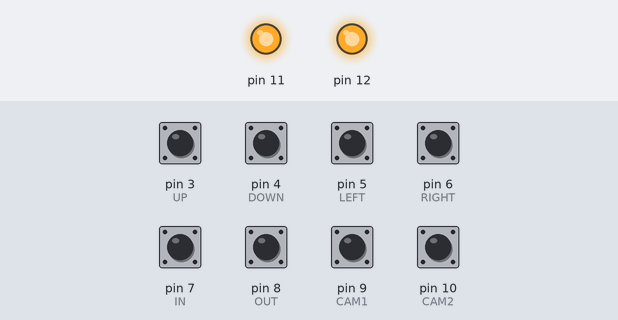
Bench run of a sketch on a simulated Arduino Uno, built with avr-gcc and run on an emulated ATmega328P. Parts: output pins drawn as LEDs (lit = HIGH). Dashed ring = blinking. The test bench sets the inputs (shaded band); at power-on: pin 3 (UP), pin 4 (DOWN), pin 5 (LEFT), pin 6 (RIGHT), pin 7 (IN), pin 8 (OUT), pin 9 (CAM1), pin 10 (CAM2) HIGH. What the sketch prints to the serial monitor is not drawn.

Above: at 3.2 s.
3.3 s: pin 9 (CAM1) pulled LOW for 1 s
At 3.65 s:
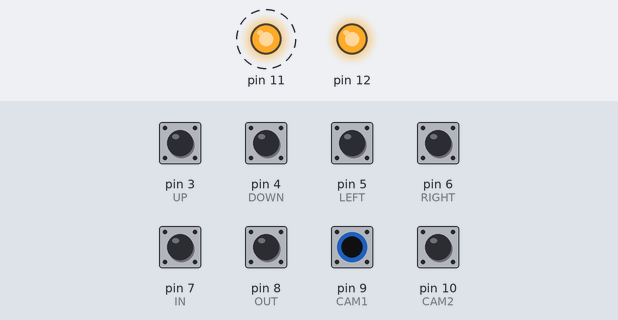
5.8 s: pin 10 (CAM2) pulled LOW for 0.15 s
At 6.3 s:
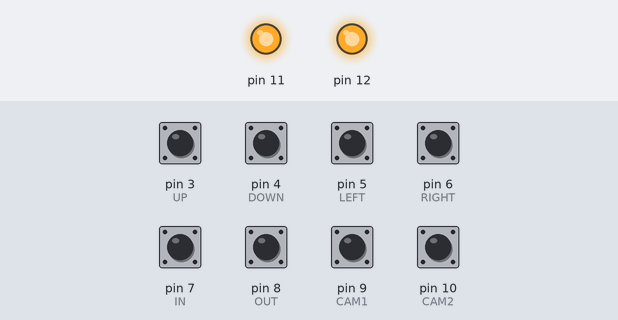
Timing chart, 0 to 8.8 s (numbered marks = the images above; inputs shaded):
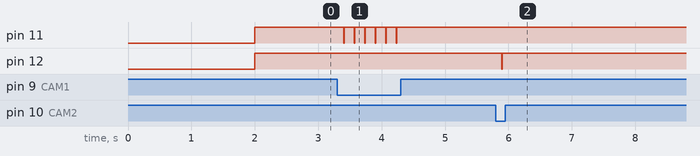

Measured:
- after the input at 3.3 s, pin 11: alternates HIGH for 0.16 s and LOW for 0.01 s, 12 changes in all, then stays HIGH, starting after 0.10 s
- after the input at 5.8 s, pin 12: HIGH → LOW after 0.10 s, → HIGH 0.01 s later

The sketch:

wolfcam.ino
```cpp
/* Flash pin 13 10 times and toggle a latching relay on pins 11 and 12 */

// DEFINE DEBUG to produce readable (ASCII) command strings
//#define DEBUG 1

// For UP...CAM2, the constants correspond to Arduino inputs

#define STOP	0
#define UNDEF1	1
#define UNDEF2	2

#define UP	3   // Input pin D3
#define DOWN	4
#define LEFT	5
#define RIGHT	6
#define IN	7
#define OUT	8
#define CAM1	9
#define CAM2	10  // Input pin D10

#define CAM        0  // Location of cameraID in command string
#define PAN_SPEED  3  // Pan Speed byte
#define TILT_SPEED 4  // Tilt speed byte

int lastCommand = -1;
int relayState  = 0;
int speed[2]    =  { 0x20, 0x20 } ;

#ifdef DEBUG
byte pelco_stop[5]  = "czsss";
byte pelco_right[5] = "czrss";
byte pelco_left[5]  = "czlss";
byte pelco_up[5]    = "czuss";
byte pelco_down[5]  = "czdss";
byte pelco_in[5]    = "cziss";
byte pelco_out[5]   = "czoss";
#else
byte pelco_stop[5]  = { 0x01, 0x00, 0x00, 0x20, 0x20 };
byte pelco_right[5] = { 0x01, 0x00, 0x02, 0x20, 0x20 };
byte pelco_left[5]  = { 0x01, 0x00, 0x04, 0x20, 0x20 };
byte pelco_up[5]    = { 0x01, 0x00, 0x08, 0x20, 0x20 };
byte pelco_down[5]  = { 0x01, 0x00, 0x10, 0x20, 0x20 };
byte pelco_in[5]    = { 0x01, 0x00, 0x20, 0x20, 0x20 };
byte pelco_out[5]   = { 0x01, 0x00, 0x40, 0x20, 0x20 };
#endif

byte *msg[9] =	{
	pelco_stop,
	pelco_stop,  // spare
	pelco_stop,  // spare
	pelco_up,
	pelco_down,
	pelco_left,
	pelco_right,
	pelco_in,
	pelco_out
};

void setup()
{
        delay(2000);
	Serial.begin(2400, SERIAL_8N1); /* default */
#ifdef DEBUG
        Serial.print("hello, world.\n");
#endif
	for (int i = 3; i < 11; i++ ) {
		pinMode(i, INPUT);
		digitalWrite(i,1);
	}
	pinMode(11, OUTPUT);
	digitalWrite(11,1);
	pinMode(12, OUTPUT);
	digitalWrite(12,1);
}

/* If this command was already sent, just return
 * If previous command was not STOP: send STOP first
 * Finally, send the command
 */
void sendIfNeeded(int command)
{
    if (command == lastCommand) // Command was already sent
	return;
    if (lastCommand != 0 || command == STOP) {  // need a STOP
	send(msg[STOP]);
	delay(100);
    }
    if (command != STOP)
	send(msg[command]);    // Send the new command
    lastCommand = command; // and remember it.
}

void pulse(int pin, int del)
{
	digitalWrite(pin,0);	delay(del);
	digitalWrite(pin,1);	delay(del);
}

int relay(int onOff)
{
	if (onOff) pulse(11, 8);
	else 	   pulse(12, 8);
	return onOff;
}

void toggle(void) { relayState = relay(!relayState); }

void send(byte *msg)
{
byte chksum = 0;
	/*
	 * Before sending a command string:
	 * 1) Put the current camera address into byte zero
	 * 2) fill in the Pan/Tilt speeds for that camera
	 */
	if (relayState) msg[CAM] = 0x03;
	else            msg[CAM] = 0x07;
#ifdef DEBUG
	Serial.print("-");
	msg[PAN_SPEED] = msg[TILT_SPEED] = 's';
#else
	Serial.write(0xFF);
	msg[PAN_SPEED] = msg[TILT_SPEED] = speed[relayState];
#endif
	for( int i=0; i < 5; i++)
	{
		Serial.write(msg[i]);
		chksum += msg[i];
	}
#ifdef DEBUG
	Serial.print("\n");
#else
	Serial.write(chksum);
#endif
}

void loop() {

	pulse(13, 50);

// If one switch is down, we stop looking at the others.
// This is why a stuck switch will disable most, if not all of the other functions.
// Yet some functions might work (like up,down) before the stuck switch is checked

	if      ( !digitalRead(UP)  )	sendIfNeeded(UP);
	else if ( !digitalRead(DOWN))	sendIfNeeded(DOWN);
	else if ( !digitalRead(LEFT))	sendIfNeeded(LEFT);
	else if ( !digitalRead(RIGHT))	sendIfNeeded(RIGHT);
	else if ( !digitalRead(IN)  )  { sendIfNeeded(IN);
					 if (speed[relayState] > 0x10)
						speed[relayState]--;
	} else if ( !digitalRead(OUT)) { sendIfNeeded(OUT);
					 if (speed[relayState] < 0x20)
						speed[relayState]++;
	} else if ( !digitalRead(CAM1))	relayState = relay(1);
	  else if ( !digitalRead(CAM2))	relayState = relay(0);
	  else 				sendIfNeeded(STOP);

	delay(50);
}
```
